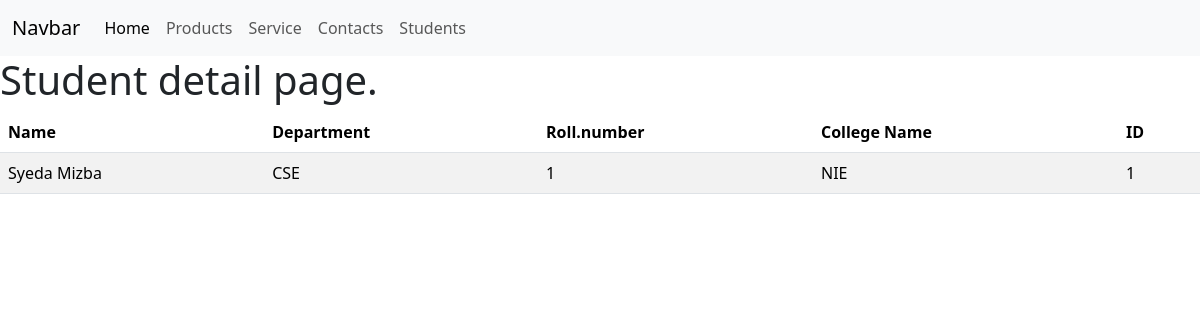
The app's page /1/detail with its own data.
### CSE/models.py (models this page shows, shortened)
class Student(models.Model):
    name = models.CharField(max_length=50)
    department = models.CharField(max_length=30)
    college_name = models.CharField(max_length=30)
    rollnumber = models.IntegerField()

### CSE/views.py (the view)
# urls.py: path('<pk>/detail', StudentDetail.as_view(), name = 'detail'),
class StudentDetail(DetailView):
    model = Student
    template_name = 'CBV/detail.html'

### templates/CBV/detail.html
{% extends 'basic.html' %}
{% block content %}
<h1>Student detail page.</h1>
<table class="table table-striped">
    <thead class="thead-dark">
      <tr>
        <th scope="col">Name</th>
        <th scope="col">Department</th>
        <th scope="col">Roll.number</th>
        <th scope="col">College Name</th>
        <th scope="col">ID</th>
      </tr>
    </thead>
    <tbody>
      <tr>
        <td>{{object.name}}</td>
        <td>{{object.department}}</td>
        <td>{{object.rollnumber}}</td>
        <td>{{object.college_name}}</td>
        <td>{{object.id}}</td>
      </tr>
    </tbody>
  </table>
{% endblock %}

### records on screen
Student: name "Syeda Mizba", department "CSE", rollnumber "1", college_name "NIE", id "1"
